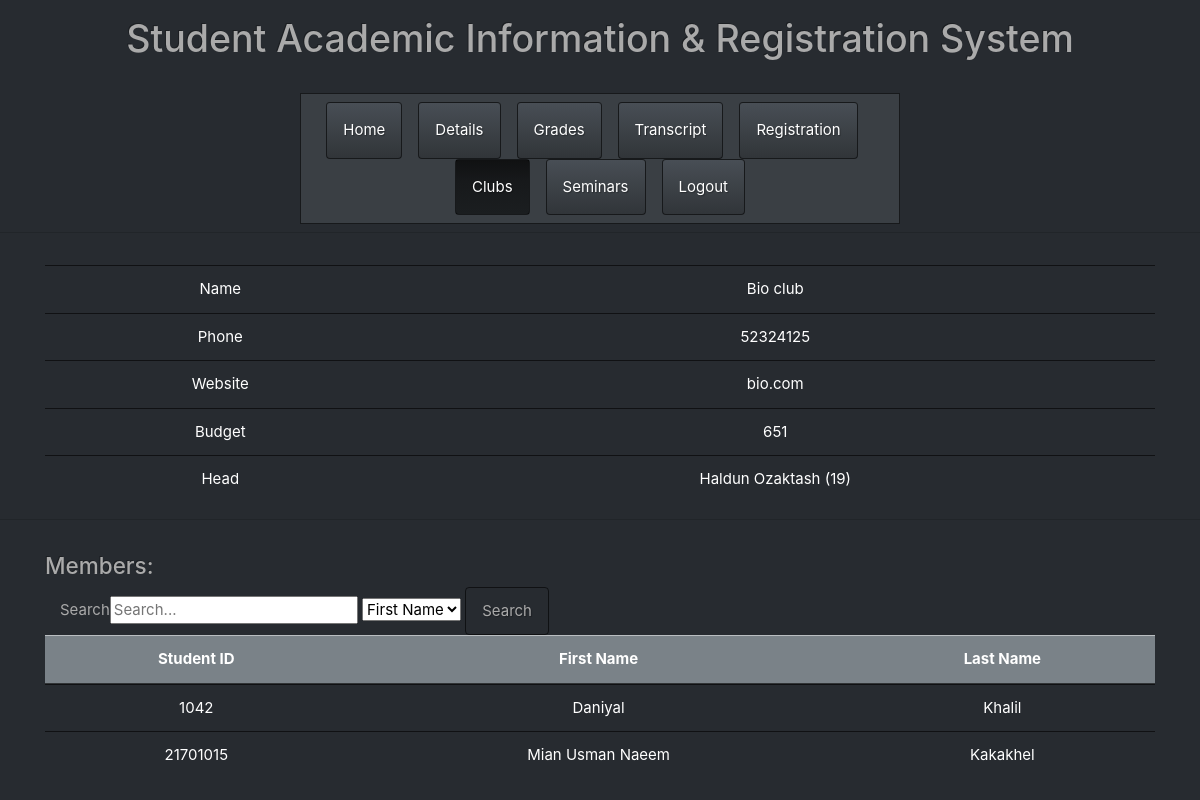
Page /html/Student/Details_Club.php?name=Bio club (signed in) on the committed database.
### tables this page shows
CREATE TABLE `Club` (
  `name` varchar(64) NOT NULL,
  `phone` varchar(32) DEFAULT NULL,
  `website` varchar(32) DEFAULT NULL,
  `budget` int(64) DEFAULT NULL,
  `head_ID` int(64) DEFAULT NULL
);

CREATE TABLE `Person` (
  `person_ID` int(64) NOT NULL,
  `first_name` varchar(32) NOT NULL,
  `last_name` varchar(32) NOT NULL,
  `hash_password` varchar(32) NOT NULL,
  `login_status` enum('On','Off') DEFAULT NULL,
  `phone` varchar(32) DEFAULT NULL,
  `email` varchar(32) DEFAULT NULL,
  `gender` enum('Male','Female','Other') DEFAULT NULL,
  `address` varchar(64) DEFAULT NULL
);

### html/Student/Details_Club.php (the view, shortened to what this page needs)
<?php
if(isset($_SESSION['person_ID'])) {
  require "../../php/config.php";
  if(isset($_GET['name'])) {
    $name = $_GET['name'];
  }
  else if(isset($_POST['name'])) {
    $name = $_POST['name'];
  }
  if(isset($_GET['search'])) {
    $searchVar = $_GET['searchVar'];
    $criteria = $_GET['criteria'];
    $connection = new PDO($dsn, $username, $password, $options);
    $student_IDs = array();
    $first_names = array();
    $last_names = array();
    if($criteria == '0') {
    $sql = "select P.student_ID, Q.first_name, Q.last_name from Participates as P, Person as Q where P.student_ID = Q.person_ID
      AND P.name = :name AND Q.first_name LIKE CONCAT('%', :searchVar, '%')";
      $statement = $connection->prepare($sql);
      $statement->bindParam(":name", $name, PDO::PARAM_STR);
      $statement->bindParam(':searchVar', $searchVar, PDO::PARAM_STR);
      $statement->execute();
      $result = $statement->fetchAll();
    foreach($result as $item) {
      array_push($student_IDs, $item[0]);
      array_push($first_names, $item[1]);
      array_push($last_names, $item[2]);
    }
    }
    else if($criteria == '1') {
    $sql = "select P.student_ID, Q.first_name, Q.last_name from Participates as P, Person as Q where P.student_ID = Q.person_ID
      AND P.name = :name AND Q.last_name LIKE CONCAT('%', :searchVar, '%')";
      $statement = $connection->prepare($sql);
      $statement->bindParam(":name", $name, PDO::PARAM_STR);
      $statement->bindParam(':searchVar', $searchVar, PDO::PARAM_STR);
      $statement->execute();
      $result = $statement->fetchAll();
    foreach($result as $item) {
      array_push($student_IDs, $item[0]);
      array_push($first_names, $item[1]);
      array_push($last_names, $item[2]);
    }
    }
    else if($criteria == '2') {
    $sql = "select P.student_ID, Q.first_name, Q.last_name from Participates as P, Person as Q where P.student_ID = Q.person_ID
      AND P.name = :name AND P.student_ID = :searchVar";
      $statement = $connection->prepare($sql);
      $statement->bindParam(":name", $name, PDO::PARAM_STR);
      $statement->bindParam(':searchVar', $searchVar, PDO::PARAM_INT);
      $statement->execute();
      $result = $statement->fetchAll();
    foreach($result as $item) {
      array_push($student_IDs, $item[0]);
      array_push($first_names, $item[1]);
      array_push($last_names, $item[2]);
    }
    }
    $student_IDs_Value = base64_encode(serialize($student_IDs));
    $first_names_Value = base64_encode(serialize($first_names));
    $last_names_Value = base64_encode(serialize($last_names));
    $data = array('student_IDs' => $student_IDs_Value, 'first_names' => $first_names_Value, 'last_names'=> $last_names_Value, 'name' => $name);
    $options = array(
      'http' => array(
          'header'  => "Content-type: application/x-www-form-urlencoded\r\n",
          'method'  => 'POST',
          'content' => http_build_query($data)
      )
    );
    $context  = stream_context_create($options);
    $result = file_get_contents("Details_Club.php", false, $context);
  }
  else{
  try {
    $connection = new PDO($dsn, $username, $password, $options);
    $sql = "select P.student_ID, Q.first_name, Q.last_name from Participates as P, Person as Q where P.student_ID = Q.person_ID
      AND P.name = :name";
    $name = $_GET['name'];
    $statement = $connection->prepare($sql);
    $statement->bindParam(":name", $name, PDO::PARAM_STR);
    $statement->execute();
    $result = $statement->fetchAll();
    $student_IDs = array();
    $first_names = array();
    $last_names = array();
    foreach($result as $item) {
      array_push($student_IDs, $item[0]);
      array_push($first_names, $item[1]);
      array_push($last_names, $item[2]);
    }
  } catch(PDOException $error) {
      echo $sql . "<br>" . $error->getMessage();
  }
  }
  try {
    $connection = new PDO($dsn, $username, $password, $options);
    $sql = "SELECT C.name, C.phone, C.website, C.budget, C.head_ID, P.first_name, P.last_name FROM Club C, Person P WHERE C.name = :name AND C.head_ID = P.person_ID;";
    $statement = $connection->prepare($sql);
    $statement->bindParam(":name", $name, PDO::PARAM_STR);
    $statement->execute();
    $result = $statement->fetchAll();
    $phone = $result[0][1];
    $website = $result[0][2];
    $budget = $result[0][3];
    $instructor_ID = $result[0][4];
    $instructor_first_name = $result[0][5];
    $instructor_last_name = $result[0][6];
    $instructor = $instructor_first_name.' '.$instructor_last_name.' ('.$instructor_ID.')';
  } catch(PDOException $error) {
      echo $sql . "<br>" . $error->getMessage();
  }
}else{
  header("Location: http://localhost/html/Login/Login_as_Student.php");
    exit();
}
?>
<!DOCTYPE html>
<html lang="en">
  <head>
    <link href="../../css/bootstrap.min.css" rel="stylesheet" />
    <link rel="stylesheet" href="../../css/style.css" />
    <link rel="stylesheet" href="https://use.fontawesome.com/releases/v5.7.0/css/all.css">
  </head>
  <body>
    <h1 class='text-center pb-4 pt-3'>Student Academic Information & Registration System</h1>
    <nav class="navbar sticky-top justify-content-center navbar-expand-lg navbar-dark bg-primary pt-2 pb-2 mx-auto" style="width: 50%;">
      <ul class="nav justify-content-center nav-pills ">
        <li class="nav-item pr-3">
          <a class="nav-link" href="Home.php">Home</a>
        </li>
        <li class="nav-item pr-3">
          <a class="nav-link" href="Details.php">Details</a>
        </li>
        <li class="nav-item pr-3">
          <a class="nav-link" href="Grades.php">Grades</a>
        </li>
        <li class="nav-item pr-3">
          <a class="nav-link" href="Transcript.php">Transcript</a>
        </li>
        <li class="nav-item pr-3">
          <a class="nav-link" href="Registration.php">Registration</a>
        </li>
        <li class="nav-item pr-3">
          <a class="nav-link active" href="Clubs.php">Clubs</a>
        </li>
        <li class="nav-item pr-3">
          <a class="nav-link" href="Seminars.php">Seminars</a>
        </li>
        <li class="nav-item">
          <a class="nav-link" href="../../php/logout.inc.php">Logout</a>
        </li>
      </ul>
    </nav>
    <div class="dropdown-divider pt-4"></div>
    <div class="container">
      <table class="table table-hover justify-content-center text-center">
        <tbody>
		<tr> <td> Name </td> <td> <?php echo $name ?></td> </tr>
		<tr> <td> Phone </td> <td> <?php echo $phone ?> </td> </tr>
		<tr> <td> Website </td> <td> <?php echo $website ?></td> </tr>
		<tr> <td> Budget </td> <td> <?php echo $budget ?></td> </tr>
		<tr> <td> Head </td> <td> <?php echo $instructor ?></td> </tr>
        </tbody>
      </table>
    </div>
    <div class="dropdown-divider pt-4"></div>
    <div class="container">
      <h4>Members: </h4>
      <table class="table table-hover justify-content-center text-center">
	<div class="container">
	    <div class="row">
        	  <div class="col-md-8">
                	<form class="form-inline">
                	    Search<input type="text" name="searchVar" class="input-small" placeholder="Search...">
                	    <select id="criteria" name="criteria">
                	        <option value="0">First Name</option>
                	    </select>
                	    <button type="submit" name="search" class="btn">Search</button>
                	</form>
          	</div>
    	    </div>
	</div>
	<thead>
          <tr class="table-secondary">
            <th scope="col">Student ID</th>
            <th scope="col">First Name</th>
            <th scope="col">Last Name</th>
          </tr>
	</thead>
        <tbody>
           <?php for($i = 0; $i < count($first_names); $i++) { ?>
                <tr>
                <td>
                        <?php echo $student_IDs[$i] ?>
                </td>
                <td>
                        <?php echo $first_names[$i] ?>
                </td>
                <td>
                        <?php echo $last_names[$i] ?>
                </td>
                </tr>
           <?php } ?>
        </tbody>
      </table>
    </div>
  </body>
</html>

### rows in the picture
club: phone "52324125", website "bio.com", budget "651", head_ID.last_name "Haldun Ozaktash (19)"

### other values in the picture
$name "Bio club"
$student_IDs[$i] "1042"
$first_names[$i] "Daniyal"
$last_names[$i] "Khalil"
$student_IDs[$i] "21701015"
$first_names[$i] "Mian Usman Naeem"
$last_names[$i] "Kakakhel"
